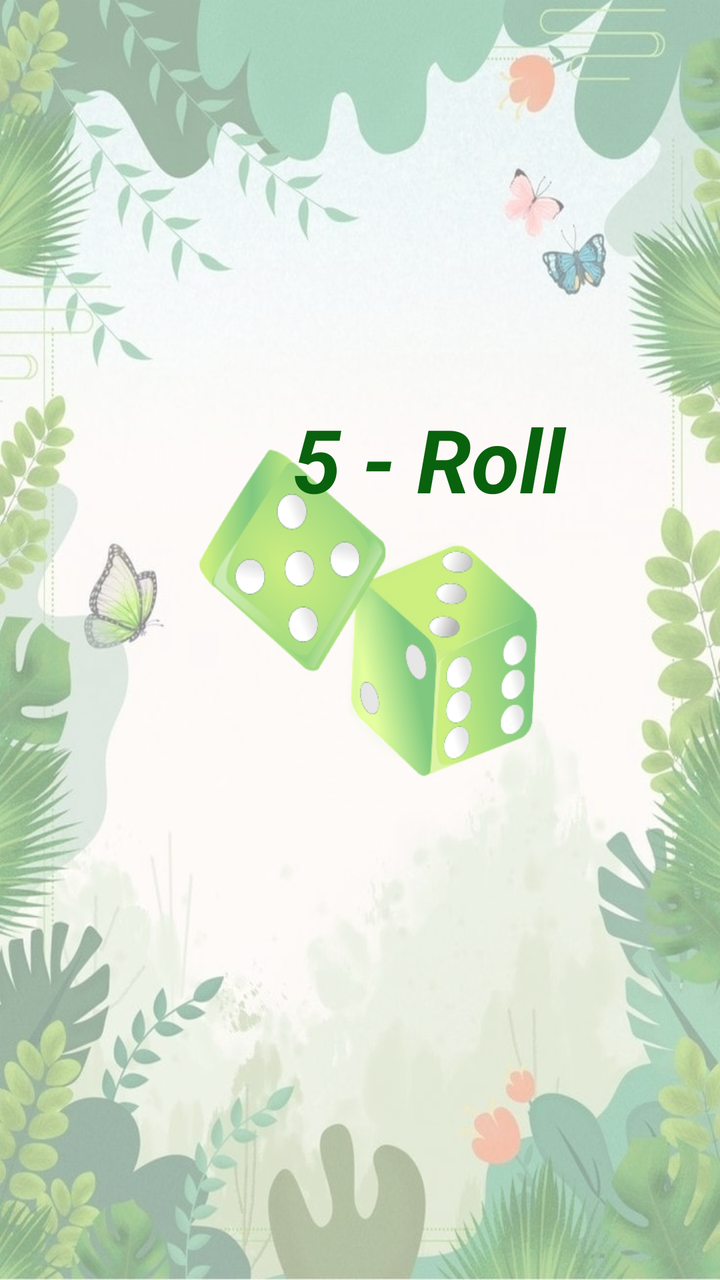
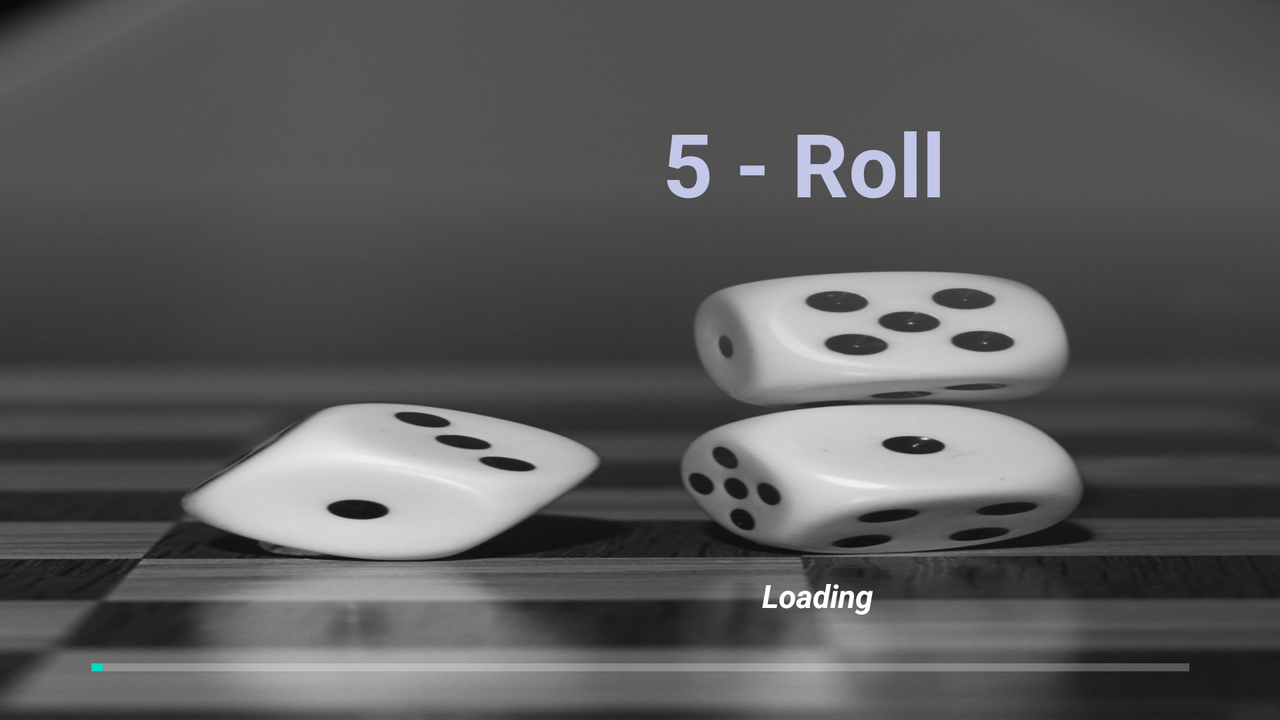

An Android layout and its configuration variant, each rendered on a device that would load it. The default file and the variant file are quoted in full after the pictures.
<!-- AndroidManifest.xml: application theme Theme.Dice_Game_Application -->
<!-- res/layout/activity_main.xml -->
<?xml version="1.0" encoding="utf-8"?>
<androidx.constraintlayout.widget.ConstraintLayout xmlns:android="http://schemas.android.com/apk/res/android"
    xmlns:app="http://schemas.android.com/apk/res-auto"
    xmlns:tools="http://schemas.android.com/tools"
    android:layout_width="match_parent"
    android:layout_height="match_parent"
    android:background="@drawable/splash"
    tools:context=".MainActivity">

    <ProgressBar
        android:id="@+id/progressBar"
        style="?android:attr/progressBarStyleHorizontal"
        android:layout_width="349dp"
        android:layout_height="50dp"
        android:layout_marginStart="28dp"
        android:layout_marginTop="28dp"
        android:indeterminate="false"
        android:max="100"
        android:minWidth="200dp"
        android:minHeight="50dp"
        android:progress="1"
        android:progressBackgroundTint="@color/black"
        app:layout_constraintStart_toStartOf="parent"
        app:layout_constraintTop_toBottomOf="@+id/textView" />

    <TextView
        android:id="@+id/textView"
        android:layout_width="wrap_content"
        android:layout_height="wrap_content"
        android:layout_marginStart="177dp"
        android:layout_marginTop="389dp"
        android:text="Loading"
        android:textColor="#09620D"
        android:textSize="16sp"
        android:textStyle="bold|italic"
        app:layout_constraintStart_toStartOf="parent"
        app:layout_constraintTop_toBottomOf="@+id/round" />

    <TextView
        android:id="@+id/round"
        android:layout_width="212dp"
        android:layout_height="65dp"
        android:layout_marginStart="108dp"
        android:layout_marginTop="200dp"
        android:text="5 - Roll"
        android:textAlignment="center"
        android:textColor="#09620D"
        android:textSize="44sp"
        android:textStyle="bold|italic"
        app:layout_constraintStart_toStartOf="parent"
        app:layout_constraintTop_toTopOf="parent" />

</androidx.constraintlayout.widget.ConstraintLayout>
<!-- resources referenced by this layout -->
<resources>
  <color name="black">#FF000000</color>
  <!-- drawable splash: png bitmap (drawable, 991801 bytes) -->
  <style name="Theme.Dice_Game_Application" parent="Theme.MaterialComponents.DayNight.NoActionBar">
          
          <item name="colorPrimary">@color/purple_500</item>
          <item name="colorPrimaryVariant">@color/purple_700</item>
          <item name="colorOnPrimary">@color/white</item>
          
          <item name="colorSecondary">@color/teal_200</item>
          <item name="colorSecondaryVariant">@color/teal_700</item>
          <item name="colorOnSecondary">@color/black</item>
          
          <item name="android:statusBarColor">?attr/colorPrimaryVariant</item>
          
      </style>
  <color name="purple_500">#FF6200EE</color>
  <color name="purple_700">#0F0F10</color>
  <color name="white">#FFFFFFFF</color>
  <color name="teal_200">#FF03DAC5</color>
  <color name="teal_700">#FF018786</color>
</resources>
<!-- res/layout-land/activity_main.xml (the repository's variant of the layout above) -->
<!-- drawn on the phone turned sideways -->
<?xml version="1.0" encoding="utf-8"?>
<androidx.constraintlayout.widget.ConstraintLayout xmlns:android="http://schemas.android.com/apk/res/android"
    xmlns:app="http://schemas.android.com/apk/res-auto"
    xmlns:tools="http://schemas.android.com/tools"
    android:layout_width="match_parent"
    android:layout_height="match_parent"
    android:background="@drawable/background2"
    tools:context=".MainActivity">

    <ProgressBar
        android:id="@+id/progressBar"
        style="?android:attr/progressBarStyleHorizontal"
        android:layout_width="549dp"
        android:layout_height="50dp"
        android:indeterminate="false"
        android:max="100"
        android:minWidth="200dp"
        android:minHeight="50dp"
        android:progress="1"
        android:progressBackgroundTint="@color/white"
        app:layout_constraintEnd_toEndOf="parent"
        app:layout_constraintHorizontal_bias="0.5"
        app:layout_constraintStart_toStartOf="parent"
        app:layout_constraintTop_toBottomOf="@+id/textView" />

    <TextView
        android:id="@+id/textView"
        android:layout_width="wrap_content"
        android:layout_height="wrap_content"
        android:layout_marginStart="381dp"
        android:layout_marginTop="170dp"
        android:text="Loading"
        android:textColor="@color/white"
        android:textSize="16sp"
        android:textStyle="bold|italic"
        app:layout_constraintStart_toStartOf="parent"
        app:layout_constraintTop_toBottomOf="@+id/round" />

    <TextView
        android:id="@+id/round"
        android:layout_width="212dp"
        android:layout_height="65dp"
        android:layout_marginStart="296dp"
        android:layout_marginTop="52dp"
        android:text="5 - Roll"
        android:textAlignment="center"
        android:textColor="#C3C7E8"
        android:textSize="44sp"
        android:textStyle="bold"
        app:layout_constraintStart_toStartOf="parent"
        app:layout_constraintTop_toTopOf="parent" />
</androidx.constraintlayout.widget.ConstraintLayout>
<!-- resources referenced by the variant -->
<!-- as the phone turned sideways resolves them -->
<resources>
  <color name="white">#FFFFFFFF</color>
  <!-- drawable background2: jpg bitmap (drawable, 128314 bytes) -->
  <style name="Theme.Dice_Game_Application" parent="Theme.MaterialComponents.DayNight.NoActionBar">
          
          <item name="colorPrimary">@color/purple_500</item>
          <item name="colorPrimaryVariant">@color/purple_700</item>
          <item name="colorOnPrimary">@color/white</item>
          
          <item name="colorSecondary">@color/teal_200</item>
          <item name="colorSecondaryVariant">@color/teal_700</item>
          <item name="colorOnSecondary">@color/black</item>
          
          <item name="android:statusBarColor">?attr/colorPrimaryVariant</item>
          
      </style>
  <color name="purple_500">#FF6200EE</color>
  <color name="purple_700">#0F0F10</color>
  <color name="teal_200">#FF03DAC5</color>
  <color name="teal_700">#FF018786</color>
  <color name="black">#FF000000</color>
</resources>
